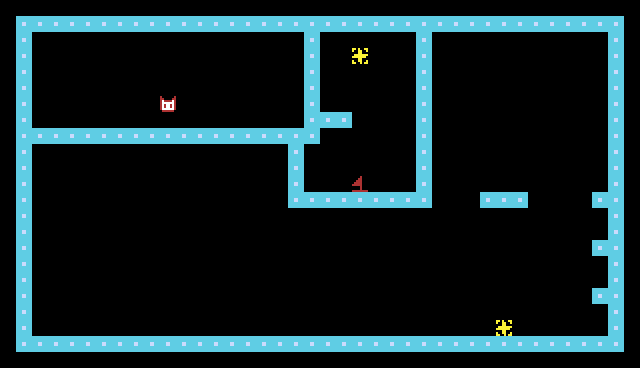

Rendered tile map (Tiled .tmx) drawn with the repository's tilesets; below, a short description and the full map source, tile grids included:
An orthogonal 40x23 tile map with 16x16 px tiles, 1 tile layer (Tile Layer 2).

<map version="1.10" tiledversion="1.12.1" orientation="orthogonal" renderorder="right-down" width="40" height="23" tilewidth="16" tileheight="16" infinite="0" nextlayerid="3" nextobjectid="1">
 <editorsettings>
  <export target="map1.h" format="c_array" />
 </editorsettings>
 <tileset firstgid="1" source="tiles.tsx" />
 <layer id="2" name="Tile Layer 2" width="40" height="23">
  <data encoding="csv">
0,0,0,0,0,0,0,0,0,0,0,0,0,0,0,0,0,0,0,0,0,0,0,0,0,0,0,0,0,0,0,0,0,0,0,0,0,0,0,0,
0,2,2,2,2,2,2,2,2,2,2,2,2,2,2,2,2,2,2,2,2,2,2,2,2,2,2,2,2,2,2,2,2,2,2,2,2,2,2,0,
0,2,0,0,0,0,0,0,0,0,0,0,0,0,0,0,0,0,0,2,0,0,0,0,0,0,2,0,0,0,0,0,0,0,0,0,0,0,2,0,
0,2,0,0,0,0,0,0,0,0,0,0,0,0,0,0,0,0,0,2,0,0,5,0,0,0,2,0,0,0,0,0,0,0,0,0,0,0,2,0,
0,2,0,0,0,0,0,0,0,0,0,0,0,0,0,0,0,0,0,2,0,0,0,0,0,0,2,0,0,0,0,0,0,0,0,0,0,0,2,0,
0,2,0,0,0,0,0,0,0,0,0,0,0,0,0,0,0,0,0,2,0,0,0,0,0,0,2,0,0,0,0,0,0,0,0,0,0,0,2,0,
0,2,0,0,0,0,0,0,0,0,3,0,0,0,0,0,0,0,0,2,0,0,0,0,0,0,2,0,0,0,0,0,0,0,0,0,0,0,2,0,
0,2,0,0,0,0,0,0,0,0,0,0,0,0,0,0,0,0,0,2,2,2,0,0,0,0,2,0,0,0,0,0,0,0,0,0,0,0,2,0,
0,2,2,2,2,2,2,2,2,2,2,2,2,2,2,2,2,2,2,2,0,0,0,0,0,0,2,0,0,0,0,0,0,0,0,0,0,0,2,0,
0,2,0,0,0,0,0,0,0,0,0,0,0,0,0,0,0,0,2,0,0,0,0,0,0,0,2,0,0,0,0,0,0,0,0,0,0,0,2,0,
0,2,0,0,0,0,0,0,0,0,0,0,0,0,0,0,0,0,2,0,0,0,0,0,0,0,2,0,0,0,0,0,0,0,0,0,0,0,2,0,
0,2,0,0,0,0,0,0,0,0,0,0,0,0,0,0,0,0,2,0,0,0,4,0,0,0,2,0,0,0,0,0,0,0,0,0,0,0,2,0,
0,2,0,0,0,0,0,0,0,0,0,0,0,0,0,0,0,0,2,2,2,2,2,2,2,2,2,0,0,0,2,2,2,0,0,0,0,2,2,0,
0,2,0,0,0,0,0,0,0,0,0,0,0,0,0,0,0,0,0,0,0,0,0,0,0,0,0,0,0,0,0,0,0,0,0,0,0,0,2,0,
0,2,0,0,0,0,0,0,0,0,0,0,0,0,0,0,0,0,0,0,0,0,0,0,0,0,0,0,0,0,0,0,0,0,0,0,0,0,2,0,
0,2,0,0,0,0,0,0,0,0,0,0,0,0,0,0,0,0,0,0,0,0,0,0,0,0,0,0,0,0,0,0,0,0,0,0,0,2,2,0,
0,2,0,0,0,0,0,0,0,0,0,0,0,0,0,0,0,0,0,0,0,0,0,0,0,0,0,0,0,0,0,0,0,0,0,0,0,0,2,0,
0,2,0,0,0,0,0,0,0,0,0,0,0,0,0,0,0,0,0,0,0,0,0,0,0,0,0,0,0,0,0,0,0,0,0,0,0,0,2,0,
0,2,0,0,0,0,0,0,0,0,0,0,0,0,0,0,0,0,0,0,0,0,0,0,0,0,0,0,0,0,0,0,0,0,0,0,0,2,2,0,
0,2,0,0,0,0,0,0,0,0,0,0,0,0,0,0,0,0,0,0,0,0,0,0,0,0,0,0,0,0,0,0,0,0,0,0,0,0,2,0,
0,2,0,0,0,0,0,0,0,0,0,0,0,0,0,0,0,0,0,0,0,0,0,0,0,0,0,0,0,0,0,5,0,0,0,0,0,0,2,0,
0,2,2,2,2,2,2,2,2,2,2,2,2,2,2,2,2,2,2,2,2,2,2,2,2,2,2,2,2,2,2,2,2,2,2,2,2,2,2,0,
0,0,0,0,0,0,0,0,0,0,0,0,0,0,0,0,0,0,0,0,0,0,0,0,0,0,0,0,0,0,0,0,0,0,0,0,0,0,0,0
</data>
 </layer>
</map>
